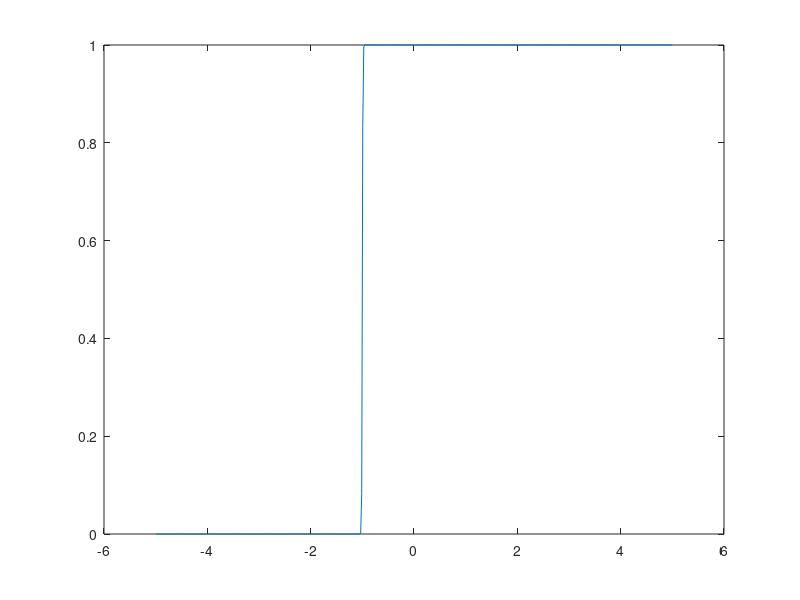
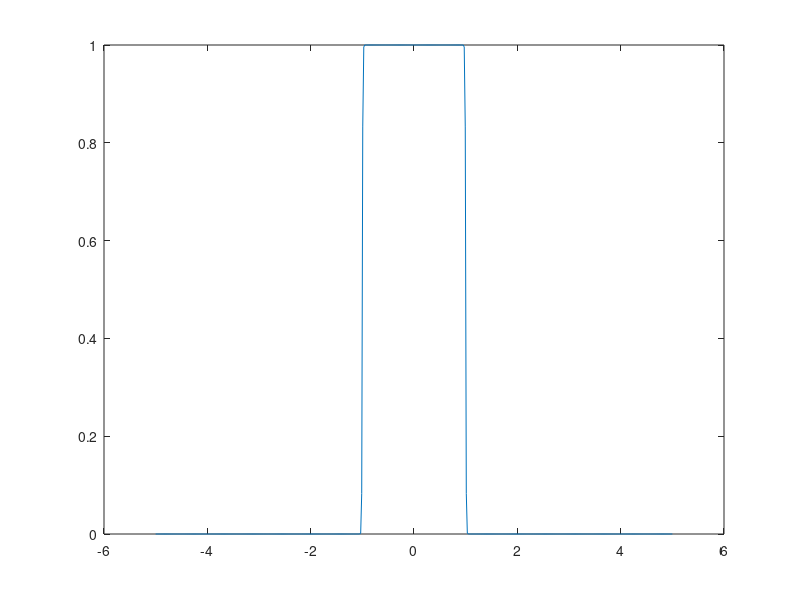
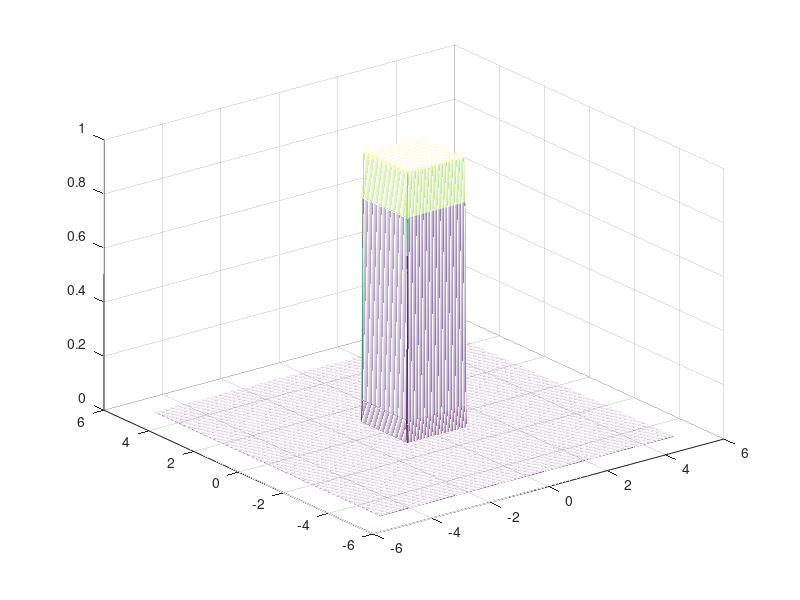
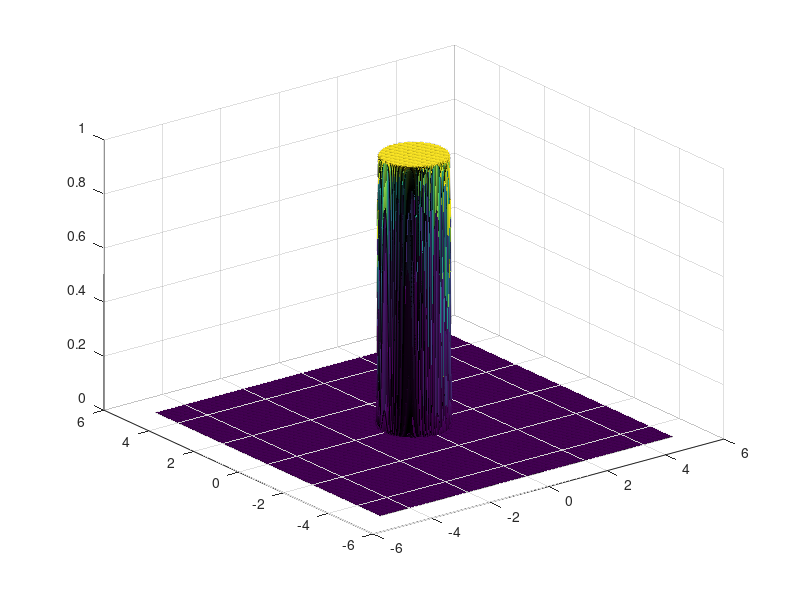

Here is the MATLAB script that generated these plots, in order:
% Heaviside Function

close all

Hd = @(x,d) 1./(1 + exp(-2 * x .* d));
func = @(x,y,d) (Hd(x+1,d) - Hd(x-1,d)).*(Hd(y+1,d) - Hd(y-1,d));

d = 100;
xx = linspace(-5,5,500);
yy = linspace(-5,5,500);
[X,Y] = meshgrid(xx,yy);

figure;
plot(xx,Hd(xx+1,d));

figure;
plot(xx,(Hd(xx+1,d) - Hd(xx-1,d)));

figure;
mesh(X,Y,func(X,Y,d));

% Circular Heaviside Function

Hc = @(x,y,a,d) 1./(1 + exp(-2 .* d .* (sqrt(x.^2 + y.^2) - a)));
func = @(x,y,a,d) Hc(x,y,-a,d) - Hc(x,y,a,d);

lag = 1;

figure;
surf(X,Y,func(X,Y,lag,d));